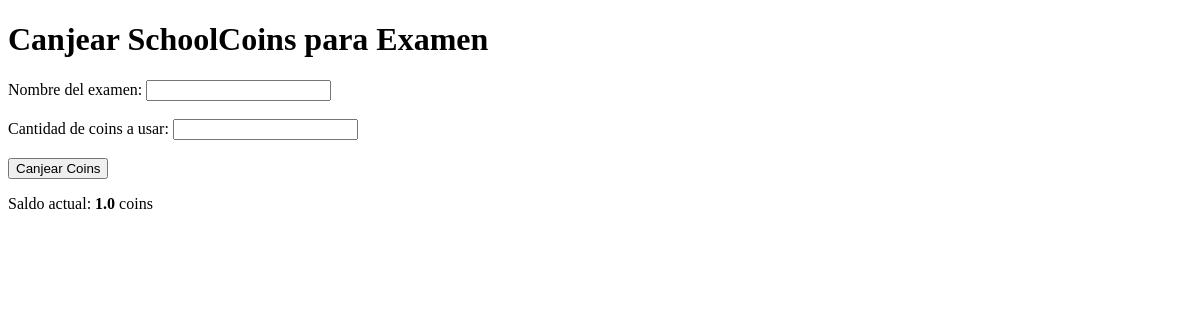
Page /canjear/11 on the earlier database version.
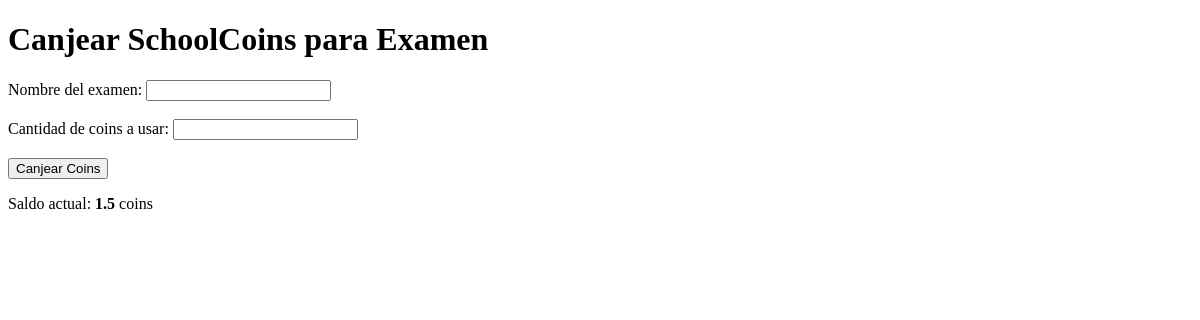
Same page on the later database version.
### tables this page shows
CREATE TABLE estudiantes (
        id INTEGER PRIMARY KEY AUTOINCREMENT,
        nombre TEXT NOT NULL,
        coins REAL DEFAULT 0
    );

### app.py (the view)
@app.route('/canjear/<int:id_estudiante>', methods=['GET'])
def canjear_form(id_estudiante):
    conn = get_db()
    cur = conn.cursor()
    cur.execute("SELECT * FROM estudiantes WHERE id=?", (id_estudiante,))
    estudiante = cur.fetchone()
    conn.close()
    return render_template("canjear.html", estudiante=estudiante)

### app.py (called while the page is built)
def get_db():
    conn = sqlite3.connect(DB)
    conn.row_factory = sqlite3.Row
    return conn

### templates/canjear.html (shortened to what this page needs)
<!DOCTYPE html>
<html>
<head>
</head>
<body>
    <h1>Canjear SchoolCoins para Examen</h1>
    <form method="POST" action="/canjear">
        <label for="examen">Nombre del examen:</label>
        <input type="text" name="examen" id="examen" required>
        <br><br>
        <label for="coins">Cantidad de coins a usar:</label>
        <input type="number" name="coins" id="coins" step="0.1" required>
        <br><br>
        <input type="submit" value="Canjear Coins">
    </form>
    <p>Saldo actual: <strong>{{ estudiante['coins'] }}</strong> coins</p>
</body>
</html>

Differences in the rows shown:
changed estudiantes: coins "1.0" → "1.5"
